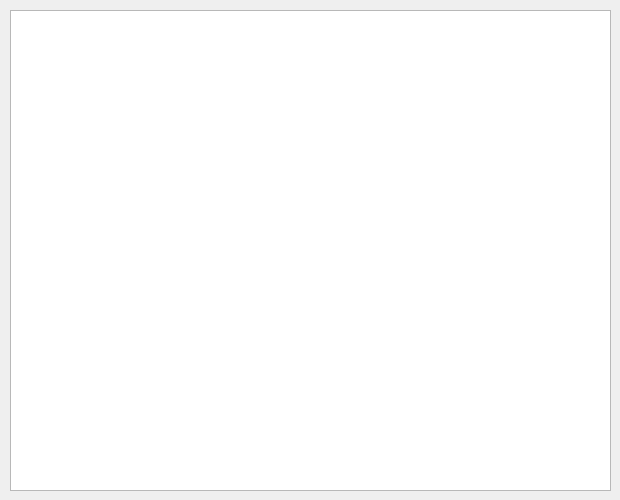
<?xml version="1.0" encoding="UTF-8"?>
<ui version="4.0">
 <class>helpForm</class>
 <widget class="QWidget" name="helpForm">
  <property name="geometry">
   <rect>
    <x>0</x>
    <y>0</y>
    <width>620</width>
    <height>500</height>
   </rect>
  </property>
  <property name="minimumSize">
   <size>
    <width>620</width>
    <height>500</height>
   </size>
  </property>
  <property name="maximumSize">
   <size>
    <width>620</width>
    <height>500</height>
   </size>
  </property>
  <property name="windowTitle">
   <string>Help</string>
  </property>
  <widget class="QTextBrowser" name="helpTextBrowser">
   <property name="geometry">
    <rect>
     <x>10</x>
     <y>10</y>
     <width>601</width>
     <height>481</height>
    </rect>
   </property>
  </widget>
 </widget>
 <resources/>
 <connections/>
</ui>
